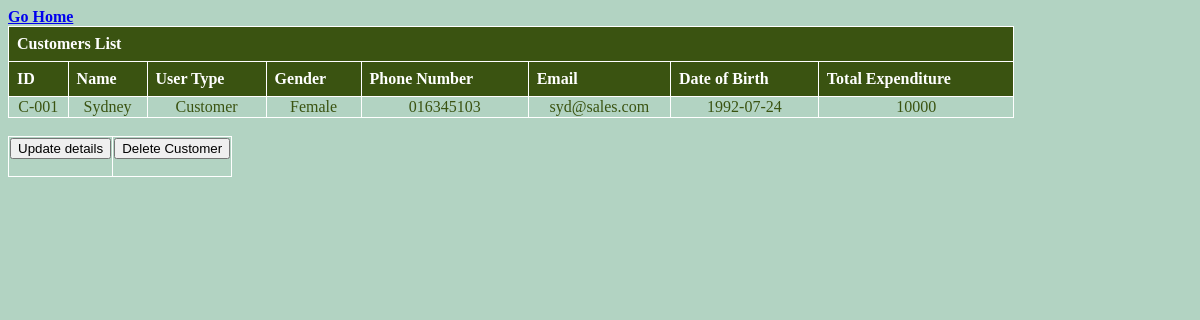
The app's page /view/customers.php (signed in) with its own data.
### tables this page shows
CREATE TABLE `customerlist` (
  `c_id` varchar(50) NOT NULL,
  `name` varchar(50) NOT NULL,
  `type` varchar(50) NOT NULL,
  `gender` varchar(50) NOT NULL,
  `phone` varchar(50) NOT NULL,
  `email` varchar(50) NOT NULL,
  `dob` varchar(50) NOT NULL,
  `expenditure` varchar(50) NOT NULL
);

### model/customerModel.php (the view, shortened to what this page needs)
<?php
    if(isset($_COOKIE['astatus']) && isset($_SESSION['id']) && isset($_SESSION['pass']))
    {
        function viewCustomers()
        {
            $conn = getconnection();
            $sql = "SELECT * FROM customerlist";
            $result = mysqli_query($conn, $sql);
            $count = mysqli_num_rows($result);
            if($count > 0)
                {
                    while ($user = mysqli_fetch_row($result))
                    {
                        echo "<tr style='text-align: center' class = 'data'>";
                            for($i = 0; $i<count($user); $i++)
                            {
                                echo "<td>".$user[$i]."</td>";
                            }
                        echo "</tr>";
                    }
                }
            else
            {
                echo "could not fetch array";
            }
        }
    }
    else
    {
        echo "Invalid request";
        echo "<br><a href='../view/login.php'>Login</a>";
    }
?>

### asset/TableStyle.css (style rules this page uses)
body { background-color: #B2D3C2; font-family: calibri; color: #3A5311; font-weight: bold; }
td,th { border: 1px solid white; }

### records on screen
customerlist: c_id "C-001", name "Sydney", type "Customer", gender "Female", phone "016345103", email "syd@sales.com", dob "1992-07-24", expenditure "10000"
